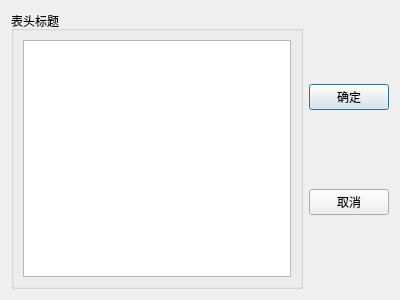
<?xml version="1.0" encoding="UTF-8"?>
<ui version="4.0">
 <class>QWDialogHeaders</class>
 <widget class="QDialog" name="QWDialogHeaders">
  <property name="geometry">
   <rect>
    <x>0</x>
    <y>0</y>
    <width>400</width>
    <height>300</height>
   </rect>
  </property>
  <property name="windowTitle">
   <string>Dialog</string>
  </property>
  <layout class="QGridLayout" name="gridLayout_2">
   <item row="0" column="0">
    <widget class="QGroupBox" name="groupBox">
     <property name="title">
      <string>表头标题</string>
     </property>
     <layout class="QGridLayout" name="gridLayout">
      <item row="0" column="0">
       <widget class="QListView" name="listView"/>
      </item>
     </layout>
    </widget>
   </item>
   <item row="0" column="1">
    <layout class="QVBoxLayout" name="verticalLayout">
     <item>
      <widget class="QPushButton" name="btn_Ok">
       <property name="minimumSize">
        <size>
         <width>0</width>
         <height>21</height>
        </size>
       </property>
       <property name="text">
        <string>确定</string>
       </property>
      </widget>
     </item>
     <item>
      <widget class="QPushButton" name="btn_No">
       <property name="minimumSize">
        <size>
         <width>0</width>
         <height>21</height>
        </size>
       </property>
       <property name="text">
        <string>取消</string>
       </property>
      </widget>
     </item>
    </layout>
   </item>
  </layout>
 </widget>
 <resources/>
 <connections>
  <connection>
   <sender>btn_Ok</sender>
   <signal>clicked()</signal>
   <receiver>QWDialogHeaders</receiver>
   <slot>accept()</slot>
   <hints>
    <hint type="sourcelabel">
     <x>352</x>
     <y>97</y>
    </hint>
    <hint type="destinationlabel">
     <x>199</x>
     <y>149</y>
    </hint>
   </hints>
  </connection>
  <connection>
   <sender>btn_No</sender>
   <signal>clicked()</signal>
   <receiver>QWDialogHeaders</receiver>
   <slot>reject()</slot>
   <hints>
    <hint type="sourcelabel">
     <x>352</x>
     <y>202</y>
    </hint>
    <hint type="destinationlabel">
     <x>199</x>
     <y>149</y>
    </hint>
   </hints>
  </connection>
 </connections>
</ui>
